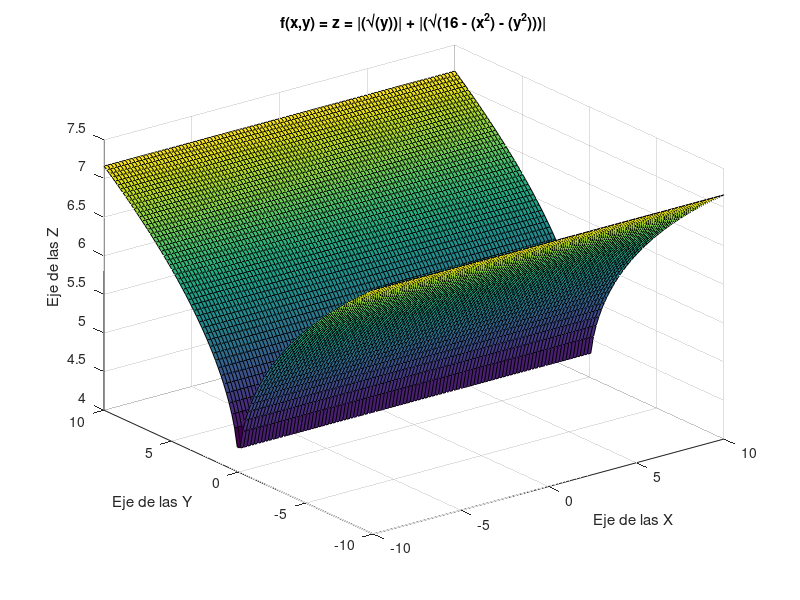

Recreate this plot in MATLAB.
%<-----------------------------------------------------------------------------
%el resultado de obtener raiz cuadrada a numeros negativos son numeros
%imaginarios, asi que para darme una idea de la "no-grafica" se hacen positiva
%la parte de la funcion que da los numeros negativos(imaginarios).
%16 - x^2 - y^2 ≥ 0 entonces 16 ≥ x^2 + y^2
%Dominio: {(x, y) | -4 ≤ x ≤ 4, 0 ≤ y ≤ 4 - x^2}
%    Contradominio es {z | z ≥ 0}.
%----------------------------------------------------------------------------->
clear
clc
close all
x = linspace(-10,10,100);
y = linspace(-10,10,100);
function z = f(x ,y)
  z = abs(sqrt(y)) + abs(sqrt(16 - (x^2) - (y^2)));
endfunction
% Crear una matriz 2D para los valores de x e y
[X,Y] = meshgrid(x,y);

% Calcular los valores de z utilizando la función definida anteriormente
Z = f(X,Y);

% Graficar la superficie
surf(X,Y,Z);

% Etiquetas de los ejes
xlabel('Eje de las X');
ylabel('Eje de las Y');
zlabel('Eje de las Z');

% Título de la gráfica
title('f(x,y) = z = |(√(y))| + |(√(16 - (x^2) - (y^2)))|');
%clear
%clc
%close all
%x = linspace(-10,10,100);
%y = linspace(-10,10,100);
%z = [];
%hold on
%for idx = 1:length(x)
%  for idy = 1:length(y)
    %z(idx,idy) = sin(x(idx)) *  sin(y(idy)) / (x(idx)*y(idy));
    %z(idx,idy) = NaN;^
    %z(idx,idy) = sqrt(((2*(x(idx))) - (y(idy))));
    %10
%     a = ((x(idx))^2); % esto es "x" al cuadrado
%      b = (y(idy))^2; % esto es "y" al cuadrado
      %c = sqrt((y(idy)) - a);
      %d = (1-b);

      %c = sqrt(abs(16 - a - b ));
      %d = sqrt(abs(y(idy)));
%      c = sqrt(16 - a - b );
%      d = sqrt(y(idy));
%      z(idx,idy) = c + d;


%   end
%end

%xlabel('Eje-X')
%ylabel('Eje-Y')
%hold off
% surf(x, y, z)
